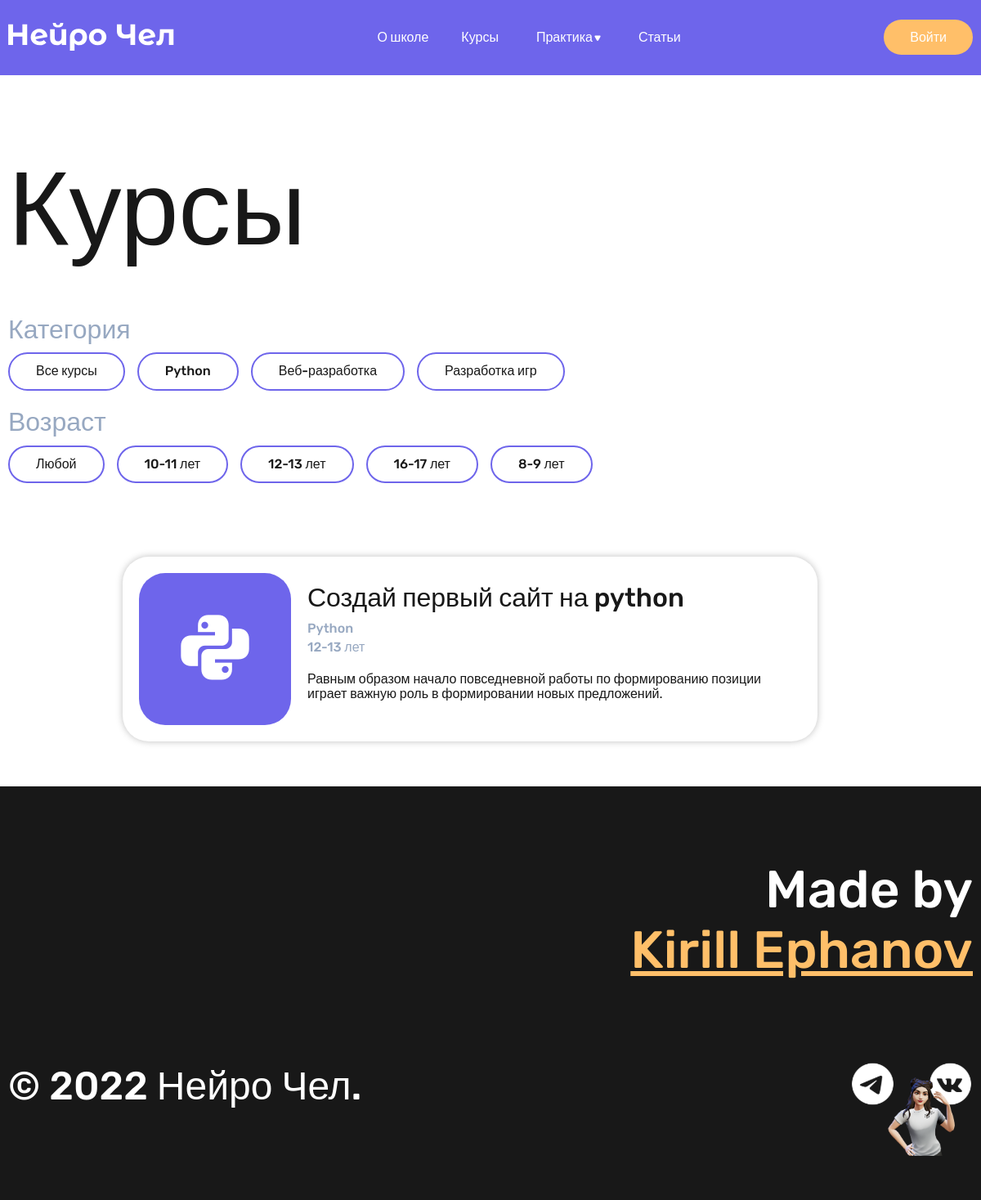
Screenshot of /courses/age/4/ with the database file from the repository.
### blablycode_app/models.py (models this page shows, shortened)
class Category(models.Model):
    category_title = models.CharField(max_length=150, verbose_name='Название категории')
    def __str__(self):
        return self.category_title
    class Meta:
        verbose_name = 'Категория'
        verbose_name_plural = 'Категории'
        ordering = ['category_title']

class Age(models.Model):
    age_title = models.CharField(max_length=50, verbose_name='Возраст')
    def __str__(self):
        return self.age_title
    class Meta:
        verbose_name = 'Возраст'
        verbose_name_plural = 'Возраст'
        ordering = ['age_title']

class Course(models.Model):
    сourse_title = models.CharField(max_length=150, verbose_name='Название курса')
    course_icon = models.ImageField(upload_to='photos/%Y/%m/%d/', verbose_name='Иконка курса', blank=True)
    course_description = models.TextField(max_length=250, verbose_name='Описание курса')
    course_category = models.ForeignKey('Category', on_delete=models.PROTECT, null=True, verbose_name='Категория')
    course_created_at = models.DateTimeField(auto_now_add=True, verbose_name='Дата создания')
    course_age = models.ForeignKey('Age', on_delete=models.PROTECT, null=True, verbose_name='Возраст')
    class Meta:
        verbose_name = 'Курс'
        verbose_name_plural = 'Курсы'
        ordering = ['-course_created_at']

### blablycode_app/views.py (the view)
# urls.py: path('courses/age/<int:age_id>/', get_courses_age, name='courses_age'),
def get_courses_age(request, age_id):
    courses = Course.objects.filter(course_age_id=age_id)
    categories = Category.objects.all()
    ages = Age.objects.all()
    age = Age.objects.get(pk=age_id)
    context = {'courses': courses, 'categories': categories, 'age': age, 'ages': ages}
    return render(request=request, template_name='blablycode_app/courses_age.html', context=context)

### blablycode_app/templates/blablycode_app/courses_age.html
{% extends 'base.html' %}
{% block content %}
    <div class="wrapper">
        <h1 class="page-title">Курсы</h1>
    </div>
    <section>
        <div class="wrapper">
            <div class="filter-block">
                <div class="filter-top">
                    <p class="filter__title">
                        Категория
                    </p>
                    <div class="filter__content">
                        <a href="{% url 'courses' %}" class="filter__link">Все курсы</a>
                        {% for item in categories %}
                        <a href="{% url 'courses_category' item.pk %}" class="filter__link">{{ item.category_title }}</a>
                        {% endfor %}
                    </div>
                </div>
                <div class="filter-bottom">
                    <p class="filter__title">
                        Возраст
                    </p>
                    <div class="filter__content">
                        <a href="{% url 'courses' %}" class="filter__link">Любой</a>
                        {% for item in ages %}
                        <a href="{% url 'courses_age' item.pk %}" class="filter__link">{{ item.age_title }}</a>
                        {% endfor %}
                    </div>
                </div>
            </div>
        </div>
    </section>
    <section>
        <div class="course-catalog-wrapper">
            <div class="course-catalog">
                {% for item in courses %}
                <a href="open_course.html" class="card-link">
                    <div class="course-card">
                        <div class="course-card-container">
                            <div class="course-card__photo">
                                {% if item.course_icon %}
                                <img src="{{ item.course_icon.url }}" alt="" class="course-card__photo__img">
                                {% endif %}
                            </div>
                            <div class="course-card__content">
                                <p class="course-card__title">
                                    {{ item.сourse_title }}
                                </p>
                                <div class="course-card__categories">
                                    <p class="course-card__category">
                                        {{ item.course_category }}
                                    </p>
                                    <p class="course-card__category">
                                        {{ item.course_age }}
                                    </p>
                                </div>
                                <p class="course-card__description">
                                    {{ item.course_description }}
                                </p>
                            </div>
                        </div>
                    </div>
                </a>
                {% endfor %}
            </div>
        </div>
    </section>
{% endblock %}

### blablycode/static/styles/style.css (style rules this page uses)
:root { --dark: #181818; --blue: #6E65EB; --orange: #FFBF69; --grey: #97A8C1; }
html { background-color: var(--dark); }
body { font-family: 'Rubik', sans-serif; color: var(--dark); background-color: #fff; }
.wrapper { max-width: 1180px; padding-right: 5px; padding-left: 5px; margin: 0 auto; }
.page-title { font-size: 128px; font-weight: 500; margin-top: 90px; margin-bottom: 55px; }
.filter-block { margin-bottom: 90px; }
.filter-top { margin-bottom: 20px; }
.filter__title { color: var(--grey); font-size: 32px; font-weight: 500; margin-top: 0; margin-bottom: 10px; }
.filter__content { display: flex; flex-wrap: wrap; gap: 15px; }
.filter__link { color: var(--dark); text-decoration: none; font-size: 16px; font-weight: 500; border: 2px solid var(--blue); border-radius: 100px; padding: 12px 32px; display: inline-block; }
.course-catalog-wrapper { max-width: 900px; padding-right: 5px; padding-left: 5px; margin: 0 auto; }
.card-link { color: var(--dark); text-decoration: none; }
.course-card { border-radius: 32px; padding: 20px; box-shadow: 0px 0px 8px rgba(0, 0, 0, 0.25); max-width: 850px; box-sizing: border-box; margin-bottom: 55px; }
.course-card-container { display: flex; align-items: center; }
.course-card__photo { border-radius: 32px; margin-right: 20px; width: 186px; height: 186px; }
.course-card__photo__img { border-radius: 32px; width: 186px; height: 186px; }
.course-card__title { font-size: 32px; font-weight: 500; margin: 0; }
.course-card__categories { margin-top: 10px; margin-bottom: 0; }
.course-card__category { color: var(--grey); font-size: 16px; font-weight: 500; margin-top: 5px; margin-bottom: 0; }
.course-card__description { font-size: 16px; margin-top: 20px; }

### rows the page displays
Category: category_title "Python"
Category: category_title "Веб-разработка"
Category: category_title "Разработка игр"
Age: age_title "10-11 лет"
Age: age_title "12-13 лет"
Age: age_title "16-17 лет"
Age: age_title "8-9 лет"
Course: course_icon (picture), сourse_title "Создай первый сайт на python", course_category "Python", course_age "12-13 лет", course_description "Равным образом начало повседневной работы по формированию позиции играет важную роль в формировании новых предложений."
